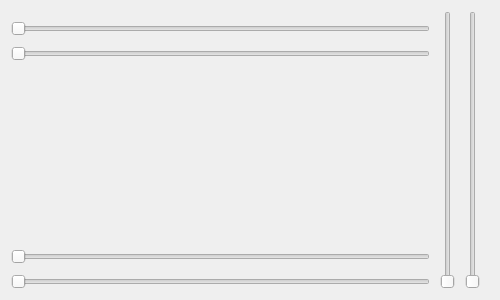
<?xml version="1.0" encoding="UTF-8"?>
<ui version="4.0">
 <class>FrmSlider</class>
 <widget class="QWidget" name="FrmSlider">
  <property name="geometry">
   <rect>
    <x>0</x>
    <y>0</y>
    <width>500</width>
    <height>300</height>
   </rect>
  </property>
  <property name="windowTitle">
   <string>Form</string>
  </property>
  <layout class="QGridLayout" name="gridLayout">
   <property name="rightMargin">
    <number>20</number>
   </property>
   <property name="spacing">
    <number>10</number>
   </property>
   <item row="5" column="0">
    <widget class="QEXTSlider" name="horizontalSlider4">
     <property name="sizePolicy">
      <sizepolicy hsizetype="Expanding" vsizetype="Fixed">
       <horstretch>0</horstretch>
       <verstretch>0</verstretch>
      </sizepolicy>
     </property>
     <property name="orientation">
      <enum>Qt::Horizontal</enum>
     </property>
    </widget>
   </item>
   <item row="4" column="0">
    <widget class="QEXTSlider" name="horizontalSlider3">
     <property name="sizePolicy">
      <sizepolicy hsizetype="Expanding" vsizetype="Fixed">
       <horstretch>0</horstretch>
       <verstretch>0</verstretch>
      </sizepolicy>
     </property>
     <property name="orientation">
      <enum>Qt::Horizontal</enum>
     </property>
     <property name="invertedControls">
      <bool>false</bool>
     </property>
    </widget>
   </item>
   <item row="2" column="0">
    <widget class="QEXTSlider" name="horizontalSlider2">
     <property name="sizePolicy">
      <sizepolicy hsizetype="Expanding" vsizetype="Fixed">
       <horstretch>0</horstretch>
       <verstretch>0</verstretch>
      </sizepolicy>
     </property>
     <property name="orientation">
      <enum>Qt::Horizontal</enum>
     </property>
    </widget>
   </item>
   <item row="0" column="2" rowspan="6">
    <widget class="QEXTSlider" name="verticalSlider2">
     <property name="orientation">
      <enum>Qt::Vertical</enum>
     </property>
    </widget>
   </item>
   <item row="0" column="1" rowspan="6">
    <widget class="QEXTSlider" name="verticalSlider1">
     <property name="orientation">
      <enum>Qt::Vertical</enum>
     </property>
    </widget>
   </item>
   <item row="1" column="0">
    <widget class="QEXTSlider" name="horizontalSlider1">
     <property name="sizePolicy">
      <sizepolicy hsizetype="Expanding" vsizetype="Fixed">
       <horstretch>0</horstretch>
       <verstretch>0</verstretch>
      </sizepolicy>
     </property>
     <property name="orientation">
      <enum>Qt::Horizontal</enum>
     </property>
    </widget>
   </item>
   <item row="3" column="0">
    <spacer name="spacer">
     <property name="orientation">
      <enum>Qt::Vertical</enum>
     </property>
     <property name="sizeHint" stdset="0">
      <size>
       <width>20</width>
       <height>40</height>
      </size>
     </property>
    </spacer>
   </item>
  </layout>
 </widget>
 <customwidgets>
  <customwidget>
   <class>QEXTSlider</class>
   <extends>QSlider</extends>
   <header>qextSlider.h</header>
  </customwidget>
 </customwidgets>
 <resources/>
 <connections/>
</ui>
